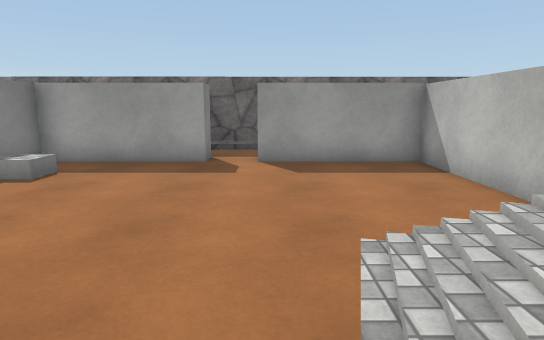
view 1 (above)

16 first-person views from a walk through a scene from a Unity 3-D project. The camera is 1.3 m above the floor, tilts 10° down and sees 75° across. The floor is counted in squares, 1 m on a side. Each view is taken from the middle of a square. On the plan, view 1 faces up. The plan holds only what a view shows up to about 15 squares ahead; the rest is blank. The place goes on beyond the plan. The player is left out. Some animated figures are left out. Surface patterns are stand-ins for the level's own textures.

view 2
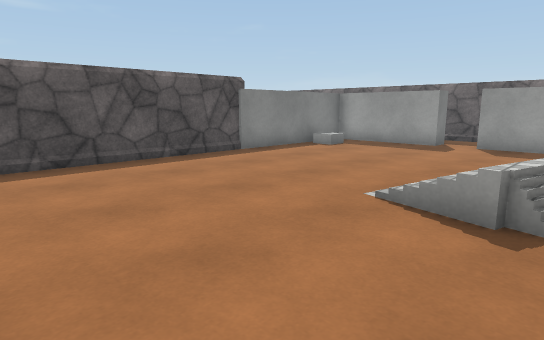

view 3
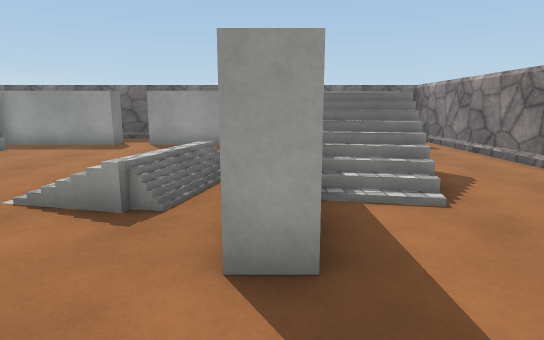

view 4
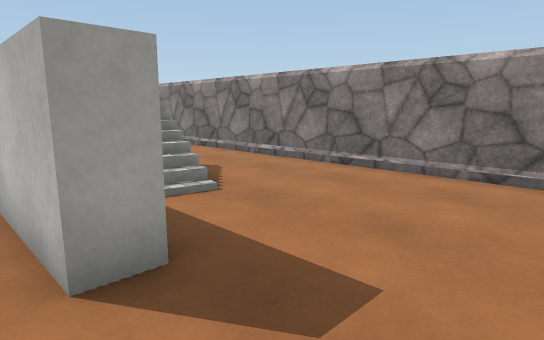

view 5
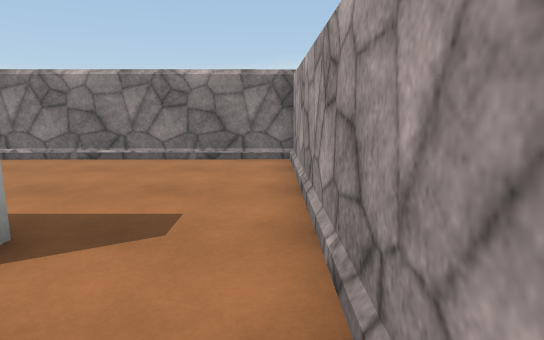

view 6
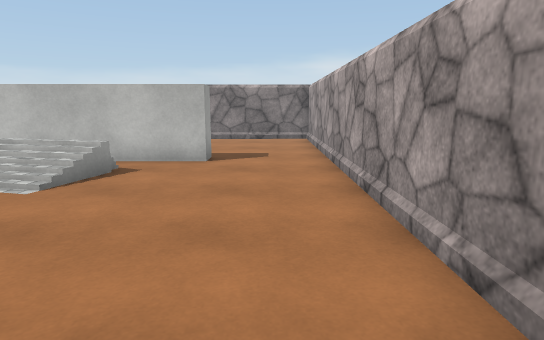

view 7
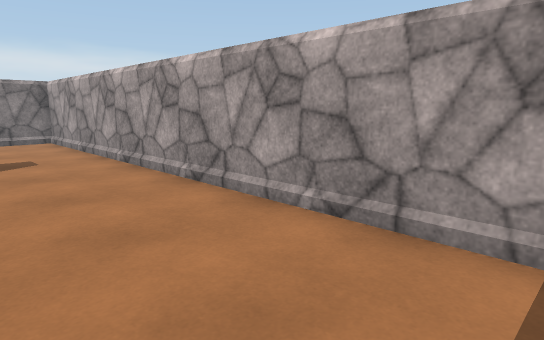

view 8
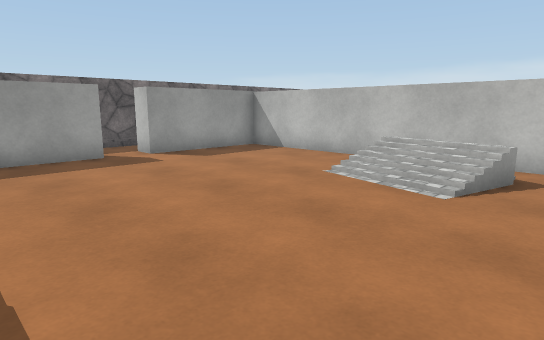

view 9
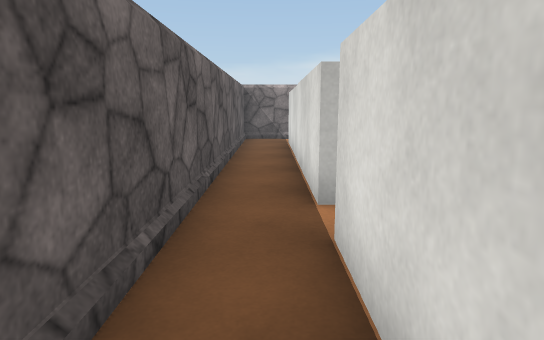

view 10
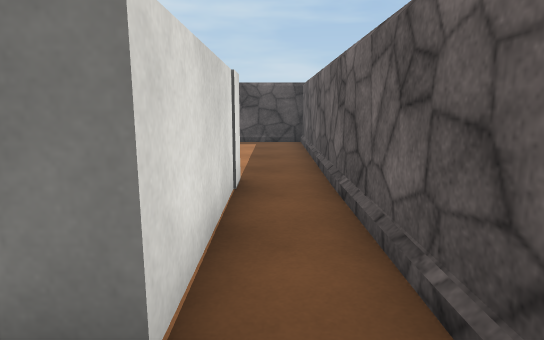

view 11
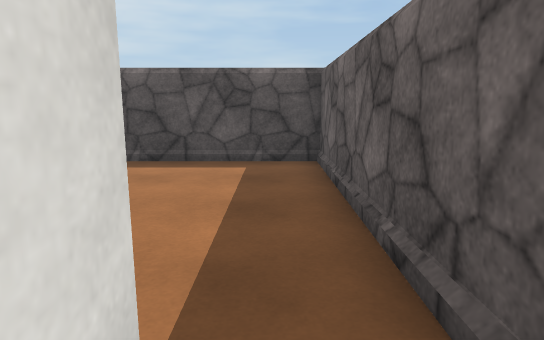

view 12
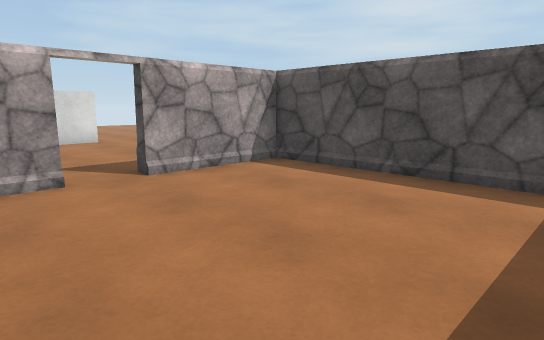

view 13
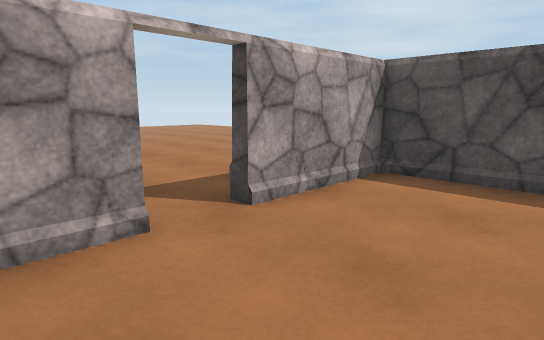

view 14
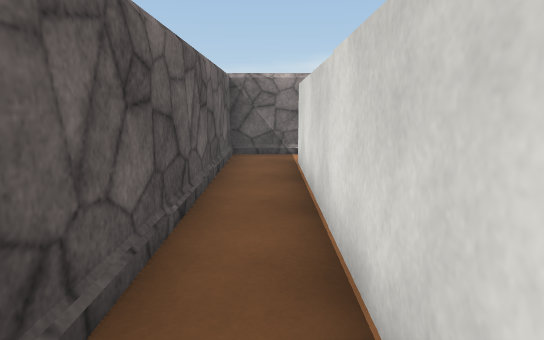

view 15
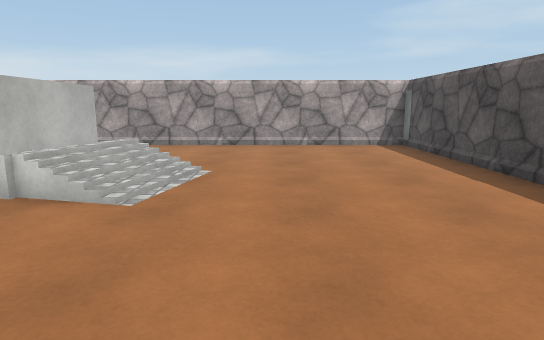

view 16
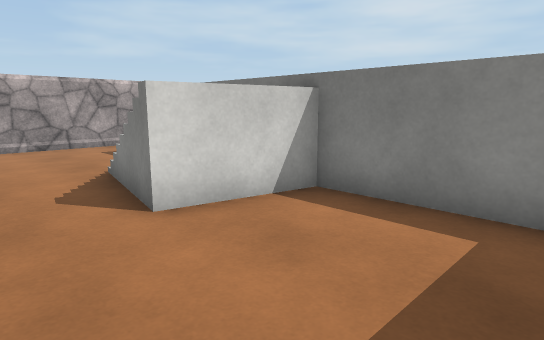

### Floor plan
Key: @ floor where view 1 was taken; # wall or solid block; . main floor; : floor 1.75 m higher than the main floor; / step, stairs or slope; = window, fence, low wall or low ledge; v drop or lower ground.
Columns run from 16 left of view 1 to 10 right of it. Each row starts with its distance up from view 1.
 11   #########################
 10   #.......................#
  9   #.......#####.:::::::::.#
  8   #.......#.........:.....#
  7   #.......# ........:.....#
  6   #.......#.........:.....#
  5   #.......#.........:.....#
  4   #.......#......... //#..#
  3   ####..###......//= //v..#
  2      ...  #....../// //=..#
  1     ....  #......///://...#
  0    ....   #.....@.=.:.....#
 -1    ....   #.........:.....#
 -2   .....   #...............#
 -3  ......   #...............#
 -4 .....#    #...............#
 -5 .....     #################
 -6  ...

Where each view was taken, in squares from view 1:
view 1: 0 up, 0 right, facing up
view 2: 4 down, 3 right, facing up-left
view 3: 4 down, 4 right, facing up
view 4: 4 down, 3 right, facing up-right
view 5: 4 down, 1 right, facing right
view 6: 3 down, 5 left, facing right
view 7: 1 down, 5 left, facing down-right
view 8: 1 down, 5 left, facing up-right
view 9: 10 up, 5 left, facing right
view 10: 10 up, 0 right, facing left
view 11: 10 up, 5 left, facing left
view 12: 10 up, 7 left, facing down-left
view 13: 7 up, 7 left, facing down-left
view 14: 10 up, 0 right, facing right
view 15: 8 up, 1 left, facing down
view 16: 8 up, 9 right, facing down-left
